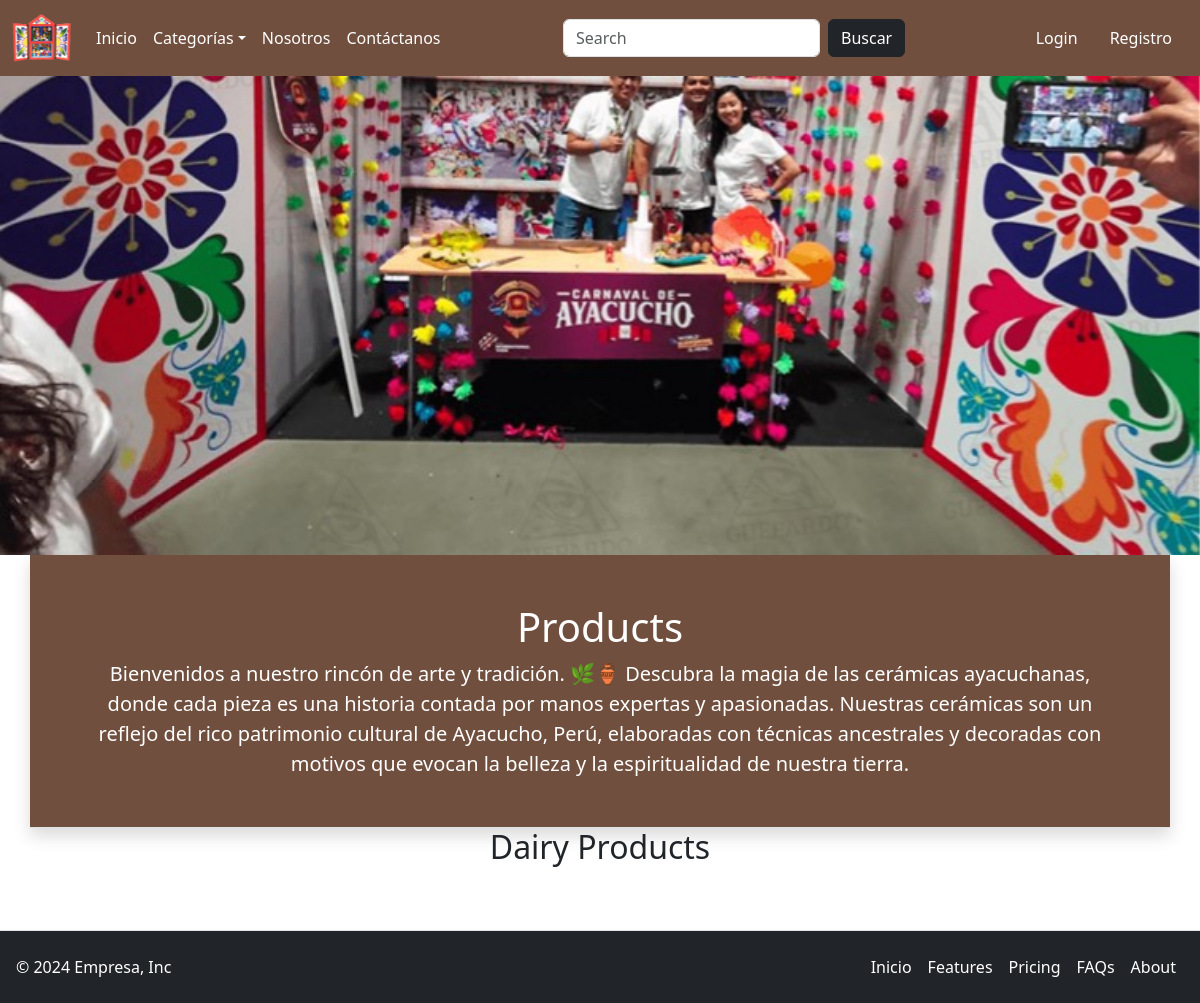
/, run on an earlier commit of the app's database.
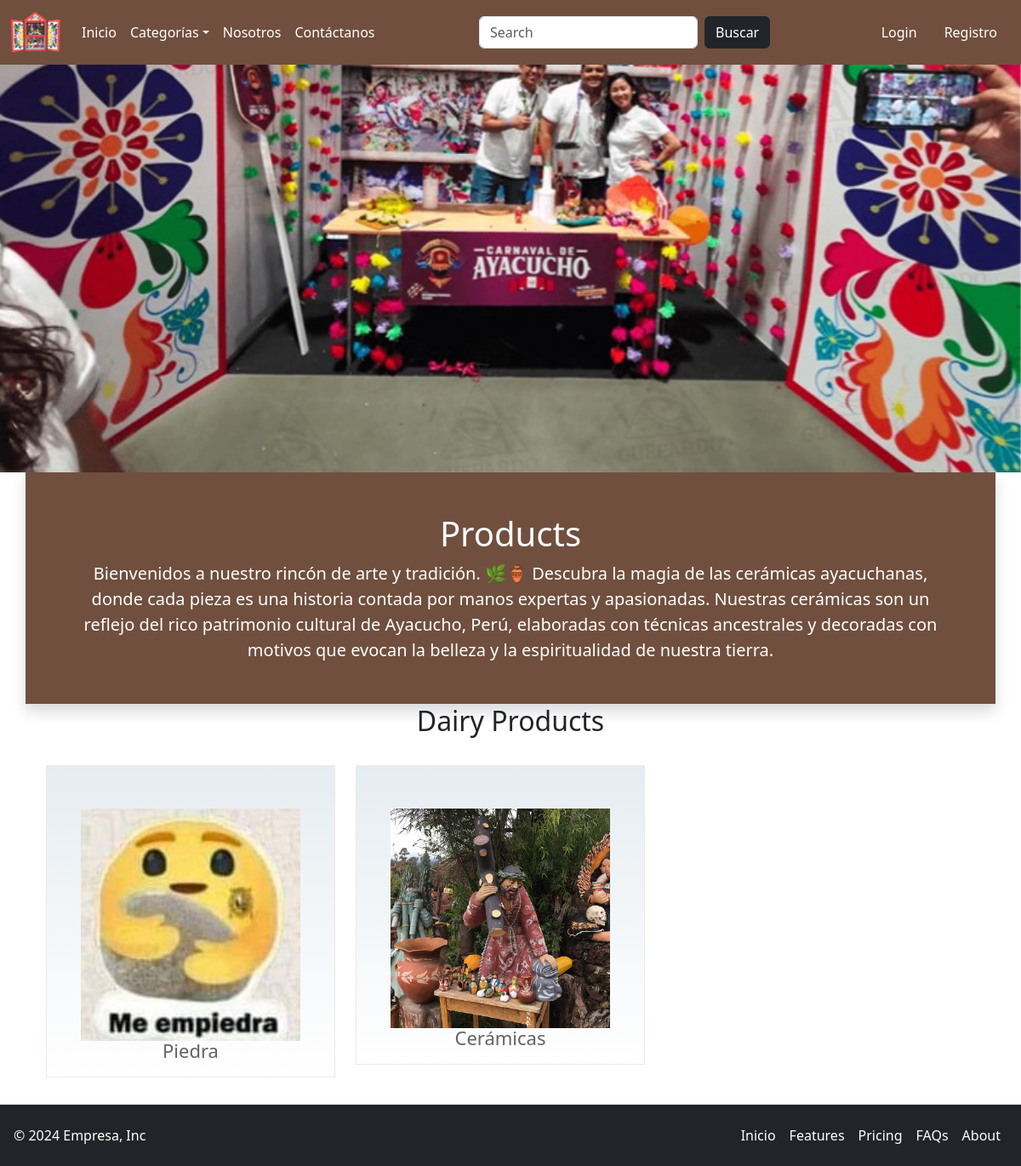
And on a later commit of the database.
### app/models.py (models this page shows)
class Category(models.Model):
    title = models.CharField(max_length=100)
    slug = models.CharField(max_length=3)
    description = models.TextField(null=True)
    category_image = models.ImageField(upload_to="category")
    def __str__(self) -> str:
        return self.title

### app/views.py (the view)
# urls.py: 2. Add a URL to urlpatterns:  path('', views.home, name='home')
def home(request):
    return render(request, "app/home.html")

### app/context_processors.py (called while the page is built)
def navBarData(request):
    totalitem=0
    credits=0
    categories = Category.objects.all()
    if request.user.is_authenticated:
        totalitem = Cart.objects.filter(user=request.user).count()
        try:
            credits = Customer.objects.get(user=request.user).credits
        except:
            credits = 0
    return {
        'totalitem':totalitem,
        'categories':categories,
        'credits':credits
        }

### app/templates/app/home.html (shortened to what this page needs)
{% extends 'app/base.html' %}
{% load static %}
{% block banner-slider %}
<div id="carouselExampleSlidesOnly" class="carousel slide" data-bs-ride="carousel">
    <div class="carousel-inner">
      <div class="carousel-item active">
        <img src="{% static 'app/images/banner/b1.jpg' %}" class="d-block w-100" alt="banner image">
      </div>
    </div>
</div>
{% endblock banner-slider %}
{% block information %}
<div class="container">
    <div class="row bg-main text-center p-5 text-white border-bottom shadow">
        <h1>Products</h1>
        <small class="fs-5">
            Bienvenidos a nuestro rincón de arte y tradición. 🌿🏺
            Descubra la magia de las cerámicas ayacuchanas, donde cada pieza es una historia contada por manos expertas y apasionadas. Nuestras cerámicas son un reflejo del rico patrimonio cultural de Ayacucho, Perú, elaboradas con técnicas ancestrales y decoradas con motivos que evocan la belleza y la espiritualidad de nuestra tierra.        </small>
    </div>
</div>
{% endblock information %}
{% block main-content %}
    <div class="container">
        <h2 class="text-center">Dairy Products</h2>
        <br>
        <div class="row container">
            {% for category in categories %}
            <div class="col-md-4 col-sm-4 mi-go wow fadeInUp" data-wow-duration="1s" data-wow-delay="0.6s" style="animation-duration:1s; animation-delay:0.6s; animation-name: none;">
                <div class="goodnesssec buttermilk curdbgpro">
                    <a href="{% url 'category' category.slug %}">
                        <div class="goodnessseccont text-center">
                            <img src={{category.category_image.url}} class="img-responsive center-block" alt="">
                            <p class="mlkpro">{{category.title}}</p>
                        </div>
                    </a>
                </div>
            </div>
            {% endfor %}
        </div>
        </div>
    <br>
{% endblock main-content %}

### app/templates/app/base.html (shortened to what this page needs)
<!DOCTYPE html>
{% load static %}
<html lang="en">
  <head>
    <link href="https://cdn.jsdelivr.net/npm/bootstrap@5.3.3/dist/css/bootstrap.min.css" rel="stylesheet" />
    <link rel="stylesheet" href="https://cdn.jsdelivr.net/npm/bootstrap-icons@1.11.3/font/bootstrap-icons.min.css" />
    <link rel="stylesheet" href="{% static 'app/css/all.min.css' %}" />
    <link rel="stylesheet" href="{% static 'app/css/owl.carousel.min.css' %}" />
    <link rel="stylesheet" href="{% static 'app/css/style.css' %}" />
  </head>
  <body>
    <nav class="bg-main navbar navbar-expand-lg navbar-dark fixed-top">
      <div class="container-fluid">
        <a class="navbar-brand" href="/"><img src="{% static 'app/images/neel.png' %}" alt="" width="60" height="50" /></a>
        <div class="collapse navbar-collapse" id="navbarSupportedContent">
          <ul class="navbar-nav me-auto mb-2 mb-lg-0">
            <li class="nav-item">
              <a class="nav-link active" aria-current="page" href="/">Inicio</a>
            </li>
            <li class="nav-item dropdown">
              <a class="nav-link dropdown-toggle text-white" href="#" role="button" data-bs-toggle="dropdown" aria-expanded="false">Categorías</a>
            </li>
            <li class="nav-item">
              <a class="nav-link text-white" href="{% url 'about' %}">Nosotros</a>
            </li>
            <li class="nav-item">
              <a class="nav-link text-white" href="{% url 'contact' %}">Contáctanos</a>
            </li>
          </ul>
          <form class="d-flex" role="search" action="/search">
            <input class="form-control me-2" type="search" placeholder="Search" name="search" aria-label="Search" />
            <button class="btn btn-dark text-white" type="submit"> Buscar</button>
          </form>
          <ul class="navbar-nav ms-auto mb-2 mb-lg-0 ">
            {% if request.user.is_authenticated %}
            <li class="nav-item mx-2">
              <a href="#" class="nav-link text-white">
                <i class="bi bi-cash-coin"></i>
                S/. {{credits}}
              </a>
            </li>
            <li class="nav-item dropdown mx-2">
              <a class="nav-link dropdown-toggle text-white" href="#" id="profileDropdown" role="button" data-bs-toggle="dropdown" aria-expanded="false"><i class="bi bi-person-circle"></i> {{request.user.username}}</a>
              <ul class="dropdown-menu">
                <li>
                  <a class="dropdown-item" href="{% url 'profile' %}">Perfil</a>
                </li>
                <li>
                  <a href="{% url 'orders' %}" class="dropdown-item">Órdenes</a>
                </li>
                <li>
                  <a href="{% url 'passwordchange' %}" class="dropdown-item">Cambiar contraseña</a>
                </li>
                <li>
                  <form id="myForm" action="{% url 'logout' %}" method="post">
                    {% csrf_token %}
                    <a href="#" onclick="document.getElementById('myForm').submit(); return false;" class="dropdown-item">Logout</a>
                  </form>
                </li>
              </ul>
            </li>
            <li class="nav-item mx-2">
              <a href="{% url 'showcart' %}" class="nav-link text-white">
                <i class="bi bi-cart"></i>
                Carrito
                <span class="badge bg-danger">{% if totalitem > 0 %}{{totalitem}}{% endif %}</span></a>
            </li>
            {% comment %} <li class="nav-item mx-2">
              <a href="#" class="nav-link text-white"><i class="bi bi-heart"></i> Wishlist</a>
            </li> {% endcomment %}
            {% else %}
            <li class="nav-item mx-2">
              <a href="{% url 'login' %}" class="nav-link text-white">Login</a>
            </li>
            <li class="nav-item mx-2">
              <a href="{% url 'customerregistration' %}" class="nav-link text-white">Registro</a>
            </li>
            {% endif %}
          </ul>
        </div>
      </div>
    </nav>
    <div style="height: 4.75rem;"></div>
    {% block banner-slider %}
    {% endblock banner-slider %}
    {% block information %}
    {% endblock %}
    {% block main-content %}
    {% endblock main-content %}
    <div style="height: 5rem;"></div>
    <footer class="bg-dark text-white d-flex flex-wrap justify-content-between align-items-center border-top p-3 fixed-bottom">
      <p class="col-md-4 mb-0">© 2024 Empresa, Inc</p>
      <a href="/" class="col-md-4 d-flex align-items-center justify-content-center mb-3 mb-md-0 me-md-auto link-dark text-decoration-none">
        <svg class="bi me-2" width="40" height="32">
          <use xlink:href="#bootstrap"></use>
        </svg>
      </a>
      <ul class="nav col-md-4 justify-content-end">
        <li class="nav-item">
          <a href="#" class="nav-link px-2 text-white">Inicio</a>
        </li>
        <li class="nav-item">
          <a href="#" class="nav-link px-2 text-white">Features</a>
        </li>
        <li class="nav-item">
          <a href="#" class="nav-link px-2 text-white">Pricing</a>
        </li>
        <li class="nav-item">
          <a href="#" class="nav-link px-2 text-white">FAQs</a>
        </li>
        <li class="nav-item">
          <a href="#" class="nav-link px-2 text-white">About</a>
        </li>
      </ul>
    </footer>
  </body>
</html>

### app/static/app/css/style.css (style rules this page uses)
.buttermilk { background-color:#fff;background-image:linear-gradient(#fff7ef, #fff); background-image:-webkit-linear-gradient(#fff7ef, #fff); background-image:-moz-linear-gradient(#fff7ef, #fff); background-image:-ms-linear-gradient(#fff7ef, #fff); background-image:-o-linear-gradient(#fff7ef, #fff); padding:50px 40px; border:1px solid #efe8e1; padding-bottom:20px; }
.curdbgpro { background-color:#fff; background-image:linear-gradient(rgba(10, 77, 123, 0.1), #fff); background-image:-webkit-linear-gradient(rgba(10, 77, 123, 0.1), #fff); background-image:-moz-linear-gradient(rgba(10, 77, 123, 0.1), #fff); background-image:-ms-linear-gradient(rgba(10, 77, 123, 0.1), #fff); background-image:-o-linear-gradient(rgba(10, 77, 123, 0.1), #fff); }
.goodnessseccont img { width:100%; }
.mlkpro { color:#636362; font-size:22px; line-height:22px; margin-bottom:15px; width:43%; margin:0 auto; text-align:center; }
.goodnesssec a { text-decoration: none; }
.bg-main { background-color: #704f3e; }

### app/templates/app/base.html (style rules this page uses)
.bg-main { background-color: #704f3e; }

What changed in the data, as far as the page shows it:
added Category: category_image (picture), title "Piedra"
added Category: category_image (picture), title "Cerámicas"
